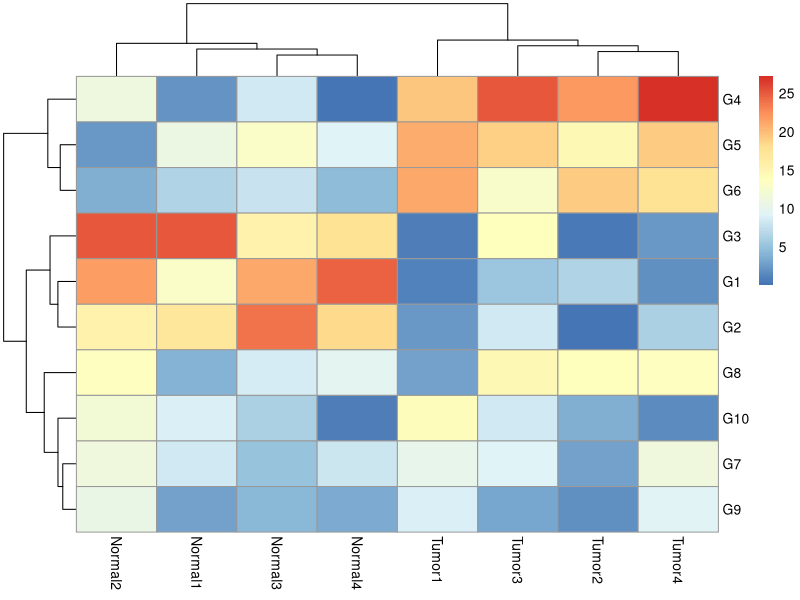
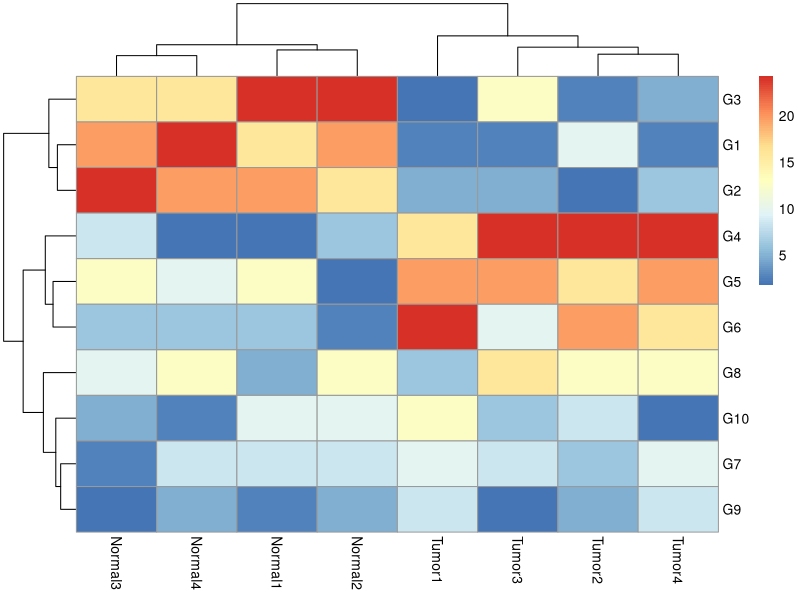
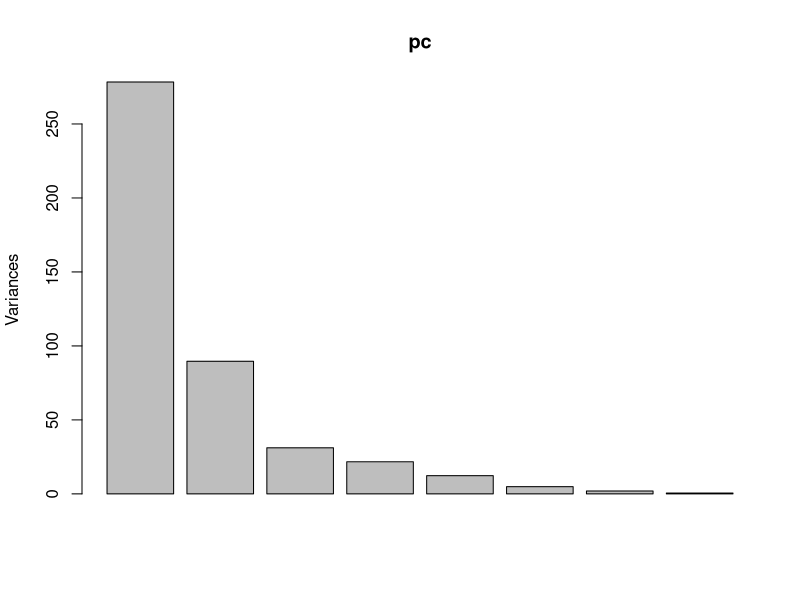
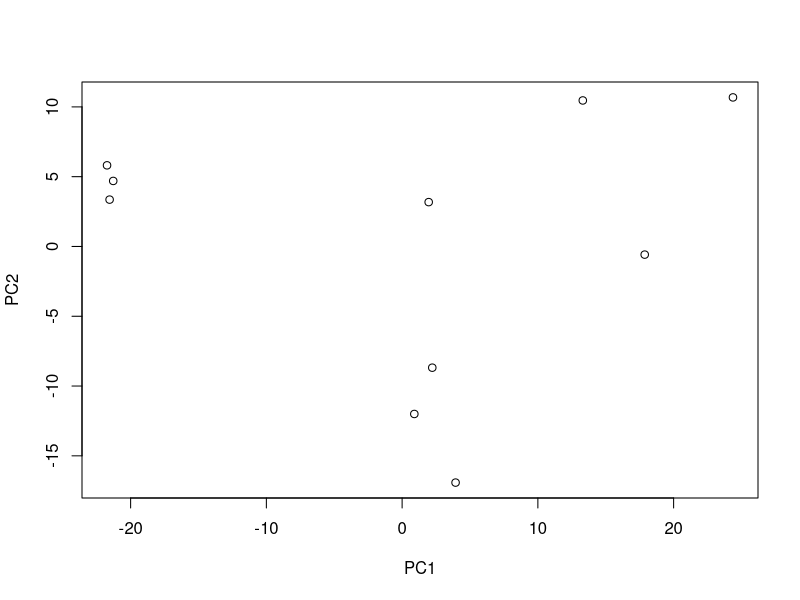
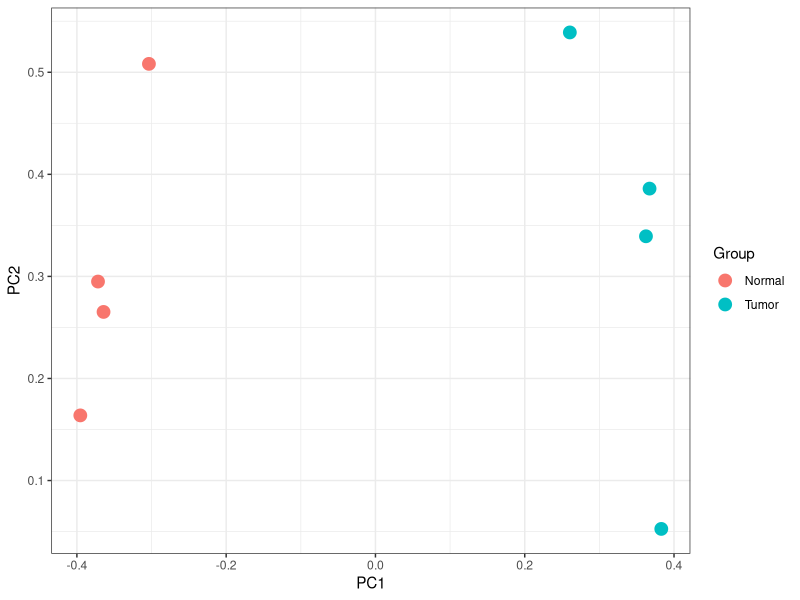

These figures' R source, in order:
# library(limma)
# x <- matrix(runif(30, 0, 15), nrow = 10)
# rownames(x) <- paste0("G", 1:10)
# colnames(x) <- paste0("Sample", 1:3)
# y <- normalizeQuantiles(x) # quantile normalization
# pc <- prcomp(y) # find all principal component analyzises
# plot(pc)
# plot(pc$x[,1:2]) #plot it on pcs



library(limma)
library(pheatmap)
library(ggplot2)
x <- matrix(runif(80, 0, 15), nrow = 10)
rownames(x) <- paste0("G", 1:nrow(x))
colnames(x) <- c(paste0("Normal", 1:4), paste0("Tumor", 1:4))
x[1:3, 1:4] <- x[1:3, 1:4] + rnorm(12, mean = 12) # artificially making first 3 genes in normals have higher expression 
x[4:6, 5:8] <- x[4:6, 5:8] + rnorm(12, mean = 12) # artificially making second 3 genes in in cancers have higher expression 
pheatmap(x)
y <- normalizeQuantiles(x) # quantile normalization
pheatmap(y)
pc <- prcomp(y) # find all principal component analyzises
plot(pc)
plot(pc$x[,1:2]) #plot it on pcs 
pcr <- data.frame(pc$r)#We did this because the number of samples is lower than then number of genes so pcr shows samples
pcr$Group <- c(rep("Normal", 4), rep("Tumor", 4))
ggplot(pcr, aes(PC1, PC2, color = Group)) + geom_point(size = 4) + theme_bw()


dif <- data.frame(Normal = rowMeans(y[,1:4]), Tumor = rowMeans(y[,5:8])) #Averaging over first 4 and second 4
#For example rowMeans(x) gives is average over each column because defualt is average is pver each column
dif$logFC <- dif$Normal - dif$Tumor
t.test(y[1,1:4], y[1, 5:8]) # student t test on gene 1
grades <- c(15, 25, 20, 30, 20, 5, 35, 16, 11, 35, 20.5, 12, 30, 30, 27, 30, 20, 9, 20, 9, 5, 25, 25, 10, 20, 25, 15, 7,           20, 20, 30, 5, 12, 15, 18, 14, 9, 8)
maxgrades <- c(30, 35, 35, 30, 20, 20.5, 30, 20, 18)
t.test(maxgrades[1:7], maxgrades[8:9])
